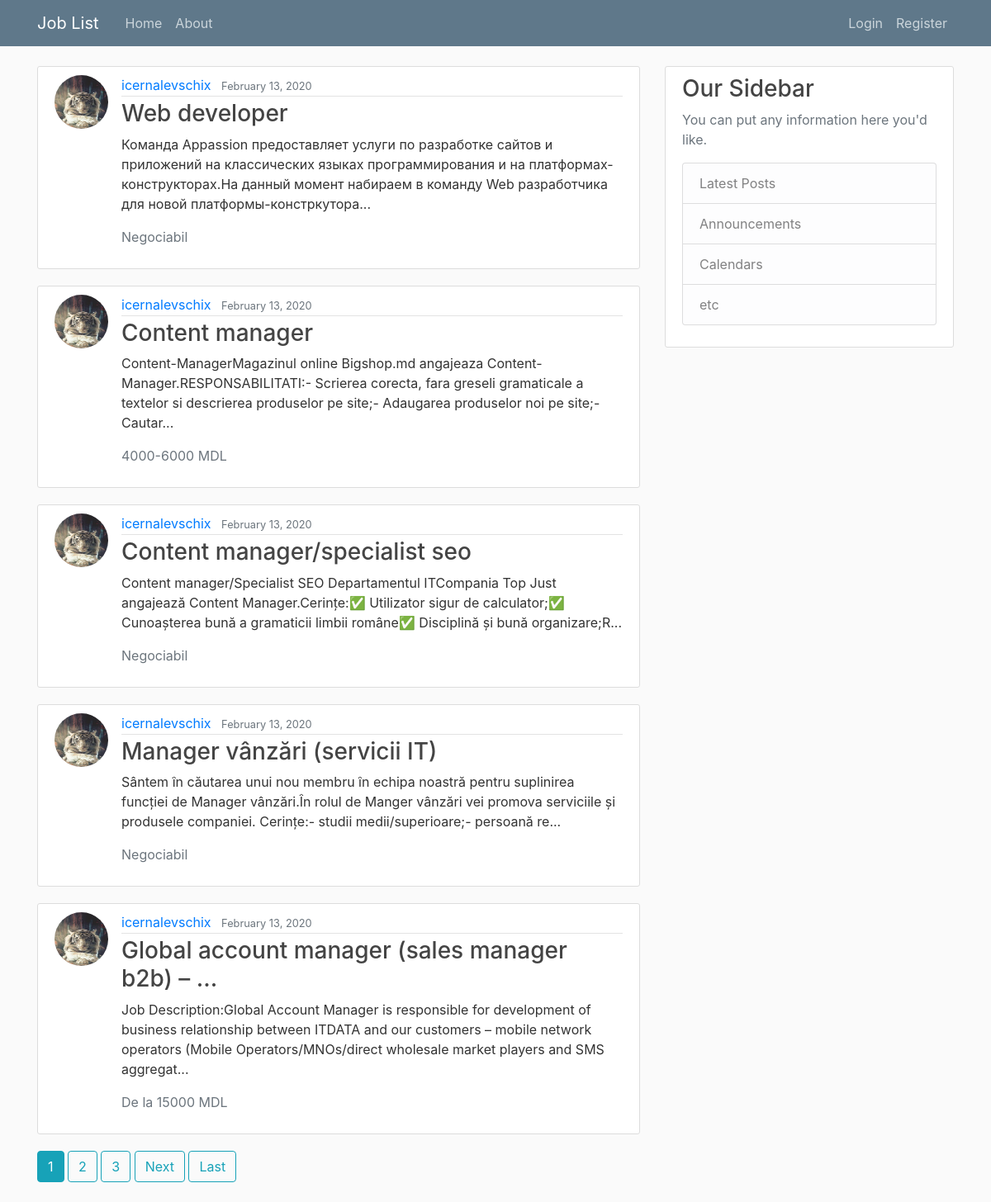
The page / on the database its author committed.
### job_list/models.py (models this page shows, shortened)
class Post(models.Model):
    title = models.CharField(max_length=100)
    content = models.TextField()
    date_posted = models.DateTimeField(default=timezone.now)
    date_expire = models.DateField(default=expire_date(30))
    author = models.ForeignKey(User, on_delete=models.CASCADE)
    sallary = models.CharField(default='Negociabil', max_length=20)

### users/models.py (models this page shows, shortened)
class Profile(models.Model):
    user = models.OneToOneField(User, on_delete=models.CASCADE)
    image = models.ImageField(default='default.jpg', upload_to='profile_pics')

### job_list/views.py (the view)
# urls.py: path('', views.PostListView.as_view(), name='blog-home'),
class PostListView(ListView):
    model = Post
    template_name = 'job_list/home.html'
    context_object_name = 'posts'
    ordering = ['-date_posted'] # minus sign ( oldest to newest )
    paginate_by = 5
    def get_queryset(self):
        return Post.objects.filter(date_expire__gte=date.today())

### job_list/templates/job_list/home.html (shortened to what this page needs)
{% extends "job_list/base.html" %}
{% block content %}
    {% for post in posts %}
    <article class="media content-section">
      <img class ="rounded-circle article-img" src="{{ post.author.profile.image.url }}">
        <div class="media-body">
          <div class="article-metadata">
            <a class="mr-2" href="{% url 'user-posts' post.author.username %}">{{ post.author }}</a>
            <small class="text-muted">{{ post.date_posted|date:"F d, Y" }}</small>
          </div>
          <h3><a class="article-title" href="{% url 'post-detail' post.id %}">{{ post.title }}</a></h3>
          <p class="article-content">{{ post.content }}</p>
          <p class="text-muted">{{ post.sallary }}</p>
        </div>
      </article>
    {% endfor %}
    {% if is_paginated %}
      {% for num in page_obj.paginator.page_range %}
        {% if page_obj.number == num %}
          <a class="btn btn-info mb-4" href="?page={{ num }}">{{ num }}</a>
        {% elif num > page_obj.number|add:'-3' and num < page_obj.number|add:'3' %}
          <a class="btn btn-outline-info mb-4" href="?page={{ num }}">{{ num }}</a>
        {% endif %}
      {% endfor %}
      {% if page_obj.has_next %}
      <a class="btn btn-outline-info mb-4" href="?page={{ page_obj.next_page_number }}">Next</a>
      <a class="btn btn-outline-info mb-4" href="?page={{ page_obj.paginator.num_pages }}">Last</a>
      {% endif %}
    {% endif %}
{% endblock content %}

### job_list/templates/job_list/base.html (shortened to what this page needs)
{% load static %}
<!doctype html>
<html lang="en">
  <head>
    <link rel="stylesheet" href="https://maxcdn.bootstrapcdn.com/bootstrap/4.0.0/css/bootstrap.min.css">
    <link rel="stylesheet" type="text/css" href="{% static 'job_list/main.css' %}">
  </head>
  <body>
    <header class="site-header">
        <nav class="navbar navbar-expand-md navbar-dark bg-steel fixed-top">
            <div class="container">
            <a class="navbar-brand mr-4" href="{% url 'blog-home' %}">Job List</a>
            <div class="collapse navbar-collapse" id="navbarToggle">
                <div class="navbar-nav mr-auto">
                <a class="nav-item nav-link" href="{% url 'blog-home' %}">Home</a>
                <a class="nav-item nav-link" href="{% url 'blog-about' %}">About</a>
                </div>
                <div class="navbar-nav">
                  {% if user.is_authenticated %}
                    <a class="nav-item nav-link" href="{% url 'post-create' %}">New Post</a>
                    <a class="nav-item nav-link" href="{% url 'profile' %}">Profile</a>
                    <a class="nav-item nav-link" href="{% url 'logout' %}">Logout</a>
                  {% else %}
                    <a class="nav-item nav-link" href="{% url 'login' %}">Login</a>
                    <a class="nav-item nav-link" href="{% url 'register' %}">Register</a>
                  {% endif %}
                </div>
            </div>
            </div>
        </nav>
    </header>
    <main role="main" class="container">
        <div class="row">
          <div class="col-md-8">
            {% block content %}{% endblock %}
          </div>
          <div class="col-md-4">
            <div class="content-section">
              <h3>Our Sidebar</h3>
              <p class='text-muted'>You can put any information here you'd like.
                <ul class="list-group">
                  <li class="list-group-item list-group-item-light">Latest Posts</li>
                  <li class="list-group-item list-group-item-light">Announcements</li>
                  <li class="list-group-item list-group-item-light">Calendars</li>
                  <li class="list-group-item list-group-item-light">etc</li>
                </ul>
              </p>
            </div>
          </div>
        </div>
      </main>
  </body>
</html>

### job_list/static/job_list/main.css (style rules this page uses)
body { background: #fafafa; color: #333333; margin-top: 5rem; }
h1, h2, h3, h4, h5, h6 { color: #444444; }
ul { margin: 0; }
.bg-steel { background-color: #5f788a; }
.site-header .navbar-nav .nav-link { color: #cbd5db; }
.content-section { background: #ffffff; padding: 10px 20px; border: 1px solid #dddddd; border-radius: 3px; margin-bottom: 20px; }
.article-title { color: #444444; }
.article-content { white-space: pre-line; }
.article-img { height: 65px; width: 65px; margin-right: 16px; }
.article-metadata { padding-bottom: 1px; margin-bottom: 4px; border-bottom: 1px solid #e3e3e3 }

### rows shown on the page
Post: author.profile.image (picture), author "icernalevschix", date_posted "February 13, 2020", title "Web developer", content "Команда Appassion предоставляет услуги по разработке сайтов и приложений на классических языках программирования и на платформах-конструкторах.На данный момент набираем в команду Web разработчика для новой платформы-констркутора...", sallary "Negociabil"
Post: author.profile.image (picture), author "icernalevschix", date_posted "February 13, 2020", title "Content manager", content "Content-ManagerMagazinul online Bigshop.md angajeaza Content-Manager.RESPONSABILITATI:- Scrierea corecta, fara greseli gramaticale a textelor si descrierea produselor pe site;- Adaugarea produselor noi pe site;- Cautar...", sallary "4000-6000 MDL"
Post: author.profile.image (picture), author "icernalevschix", date_posted "February 13, 2020", title "Content manager/specialist seo", content "Content manager/Specialist SEO Departamentul ITCompania Top Just angajează Content Manager.Cerințe:✅ Utilizator sigur de calculator;✅ Cunoașterea bună a gramaticii limbii române✅ Disciplină și bună organizare;R...", sallary "Negociabil"
Post: author.profile.image (picture), author "icernalevschix", date_posted "February 13, 2020", title "Manager vânzări (servicii IT)", content "Sântem în căutarea unui nou membru în echipa noastră pentru suplinirea funcției de Manager vânzări.În rolul de Manger vânzări vei promova serviciile și produsele companiei. Cerințe:- studii medii/superioare;- persoană re...", sallary "Negociabil"
Post: author.profile.image (picture), author "icernalevschix", date_posted "February 13, 2020", title "Global account manager (sales manager b2b) – ...", content "Job Description:Global Account Manager is responsible for development of business relationship between ITDATA and our customers – mobile network operators (Mobile Operators/MNOs/direct wholesale market players and SMS aggregat...", sallary "De la 15000 MDL"

### other values the page prints
{{ num }} "1"
{{ num }} "2" "3"
